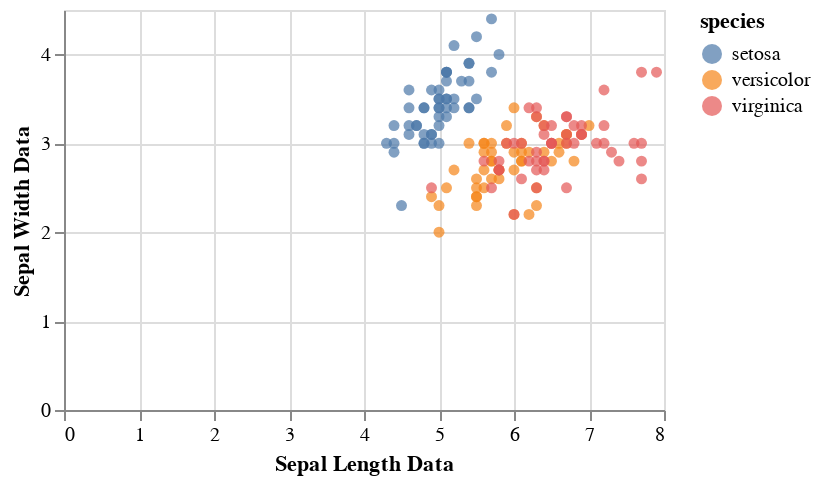

Notebook code for this chart:
### Markdown cell above
### tooltip

### Code cell
alt.Chart(source).mark_circle().encode(
    x = alt.X('sepalLength', title='Sepal Length Data'),
    y = alt.Y('sepalWidth', title = 'Sepal Width Data'),
    color = 'species',
    tooltip=['sepalLength',	'sepalWidth',	'species']
).properties(
    width=300,
    height=200
).interactive()

### Figure 1 — Vega-Lite specification as saved in the notebook (floating-point values rounded to 4 significant figures; data arrays with more than 128 entries replaced by an {"elided": "..."} marker saying what was removed)
{"config": {"view": {"continuousWidth": 400, "continuousHeight": 300}}, "data": {"name": "data-a264acbd6e539a8b3afc0cb5f240fb57"}, "mark": "circle", "encoding": {"color": {"field": "species", "type": "nominal"}, "tooltip": [{"field": "sepalLength", "type": "quantitative"}, {"field": "sepalWidth", "type": "quantitative"}, {"field": "species", "type": "nominal"}], "x": {"field": "sepalLength", "title": "Sepal Length Data", "type": "quantitative"}, "y": {"field": "sepalWidth", "title": "Sepal Width Data", "type": "quantitative"}}, "height": 200, "selection": {"selector014": {"type": "interval", "bind": "scales", "encodings": ["x", "y"]}}, "width": 300, "$schema": "https://vega.github.io/schema/vega-lite/v4.17.0.json", "datasets": {"data-a264acbd6e539a8b3afc0cb5f240fb57": {"elided": "150 records"}}}
